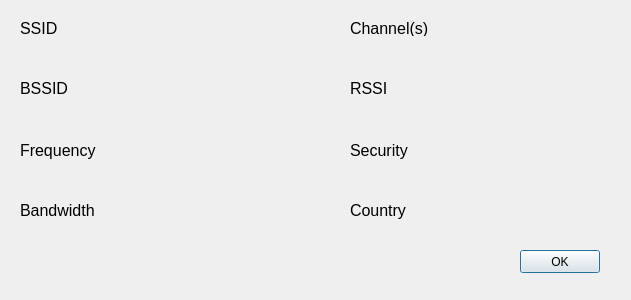
<?xml version="1.0" encoding="UTF-8"?>
<ui version="4.0">
 <class>AP_dialog</class>
 <widget class="QDialog" name="AP_dialog">
  <property name="geometry">
   <rect>
    <x>0</x>
    <y>0</y>
    <width>631</width>
    <height>300</height>
   </rect>
  </property>
  <property name="windowTitle">
   <string>Acces Point info</string>
  </property>
  <widget class="QLabel" name="label_11">
   <property name="geometry">
    <rect>
     <x>350</x>
     <y>140</y>
     <width>71</width>
     <height>21</height>
    </rect>
   </property>
   <property name="font">
    <font>
     <pointsize>12</pointsize>
    </font>
   </property>
   <property name="text">
    <string>Security</string>
   </property>
  </widget>
  <widget class="QLabel" name="label_rssi">
   <property name="geometry">
    <rect>
     <x>460</x>
     <y>80</y>
     <width>121</width>
     <height>21</height>
    </rect>
   </property>
   <property name="font">
    <font>
     <pointsize>12</pointsize>
    </font>
   </property>
   <property name="text">
    <string/>
   </property>
  </widget>
  <widget class="QLabel" name="label_freq">
   <property name="geometry">
    <rect>
     <x>130</x>
     <y>140</y>
     <width>131</width>
     <height>21</height>
    </rect>
   </property>
   <property name="font">
    <font>
     <pointsize>12</pointsize>
    </font>
   </property>
   <property name="text">
    <string/>
   </property>
  </widget>
  <widget class="QLabel" name="label_bandw">
   <property name="geometry">
    <rect>
     <x>130</x>
     <y>200</y>
     <width>121</width>
     <height>21</height>
    </rect>
   </property>
   <property name="font">
    <font>
     <pointsize>12</pointsize>
    </font>
   </property>
   <property name="text">
    <string/>
   </property>
  </widget>
  <widget class="QLabel" name="label_10">
   <property name="geometry">
    <rect>
     <x>350</x>
     <y>80</y>
     <width>59</width>
     <height>16</height>
    </rect>
   </property>
   <property name="font">
    <font>
     <pointsize>12</pointsize>
    </font>
   </property>
   <property name="text">
    <string>RSSI</string>
   </property>
  </widget>
  <widget class="QPushButton" name="pushButton">
   <property name="geometry">
    <rect>
     <x>520</x>
     <y>250</y>
     <width>80</width>
     <height>23</height>
    </rect>
   </property>
   <property name="text">
    <string>OK</string>
   </property>
  </widget>
  <widget class="QLabel" name="label_country">
   <property name="geometry">
    <rect>
     <x>460</x>
     <y>200</y>
     <width>121</width>
     <height>21</height>
    </rect>
   </property>
   <property name="font">
    <font>
     <pointsize>12</pointsize>
    </font>
   </property>
   <property name="text">
    <string/>
   </property>
  </widget>
  <widget class="QLabel" name="label_3">
   <property name="geometry">
    <rect>
     <x>20</x>
     <y>140</y>
     <width>91</width>
     <height>21</height>
    </rect>
   </property>
   <property name="font">
    <font>
     <pointsize>12</pointsize>
    </font>
   </property>
   <property name="text">
    <string>Frequency</string>
   </property>
  </widget>
  <widget class="QLabel" name="label_bssid">
   <property name="geometry">
    <rect>
     <x>130</x>
     <y>80</y>
     <width>191</width>
     <height>21</height>
    </rect>
   </property>
   <property name="font">
    <font>
     <pointsize>12</pointsize>
    </font>
   </property>
   <property name="text">
    <string/>
   </property>
  </widget>
  <widget class="QLabel" name="label_chan">
   <property name="geometry">
    <rect>
     <x>460</x>
     <y>20</y>
     <width>151</width>
     <height>21</height>
    </rect>
   </property>
   <property name="font">
    <font>
     <pointsize>12</pointsize>
    </font>
   </property>
   <property name="text">
    <string/>
   </property>
  </widget>
  <widget class="QLabel" name="label_ssid">
   <property name="geometry">
    <rect>
     <x>130</x>
     <y>20</y>
     <width>191</width>
     <height>21</height>
    </rect>
   </property>
   <property name="font">
    <font>
     <pointsize>12</pointsize>
    </font>
   </property>
   <property name="text">
    <string/>
   </property>
  </widget>
  <widget class="QLabel" name="label_12">
   <property name="geometry">
    <rect>
     <x>350</x>
     <y>200</y>
     <width>71</width>
     <height>21</height>
    </rect>
   </property>
   <property name="font">
    <font>
     <pointsize>12</pointsize>
    </font>
   </property>
   <property name="text">
    <string>Country</string>
   </property>
  </widget>
  <widget class="QLabel" name="label_2">
   <property name="geometry">
    <rect>
     <x>20</x>
     <y>80</y>
     <width>59</width>
     <height>16</height>
    </rect>
   </property>
   <property name="font">
    <font>
     <pointsize>12</pointsize>
    </font>
   </property>
   <property name="text">
    <string>BSSID</string>
   </property>
  </widget>
  <widget class="QLabel" name="label_4">
   <property name="geometry">
    <rect>
     <x>20</x>
     <y>200</y>
     <width>91</width>
     <height>21</height>
    </rect>
   </property>
   <property name="font">
    <font>
     <pointsize>12</pointsize>
    </font>
   </property>
   <property name="text">
    <string>Bandwidth</string>
   </property>
  </widget>
  <widget class="QLabel" name="label_5">
   <property name="geometry">
    <rect>
     <x>350</x>
     <y>20</y>
     <width>91</width>
     <height>16</height>
    </rect>
   </property>
   <property name="font">
    <font>
     <pointsize>12</pointsize>
    </font>
   </property>
   <property name="text">
    <string>Channel(s)</string>
   </property>
  </widget>
  <widget class="QLabel" name="label_security">
   <property name="geometry">
    <rect>
     <x>460</x>
     <y>140</y>
     <width>111</width>
     <height>21</height>
    </rect>
   </property>
   <property name="font">
    <font>
     <pointsize>12</pointsize>
    </font>
   </property>
   <property name="text">
    <string/>
   </property>
  </widget>
  <widget class="QLabel" name="label">
   <property name="geometry">
    <rect>
     <x>20</x>
     <y>20</y>
     <width>59</width>
     <height>16</height>
    </rect>
   </property>
   <property name="font">
    <font>
     <pointsize>12</pointsize>
    </font>
   </property>
   <property name="text">
    <string>SSID</string>
   </property>
  </widget>
 </widget>
 <resources/>
 <connections/>
</ui>
